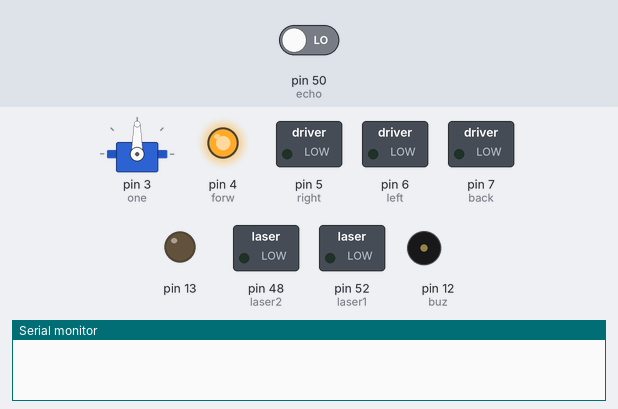
Bench run of a sketch on a simulated Arduino Mega 2560, built with avr-gcc and run on an emulated ATmega2560. Shown: servo, switched loads named in the sketch (green lamp = pin HIGH), output pins drawn as LEDs (lit = HIGH), buzzer (waves = sounding, pin HIGH), the last lines printed to the serial monitor. Inputs (shaded band) come from the test bench; at power-on: pin 50 (echo) LOW. Pins used as bus, display or sensor lines are not drawn. At 5.4 s the program stops and its outputs stay as they are.

Above: at 0.1 s.
At 4.9 s:
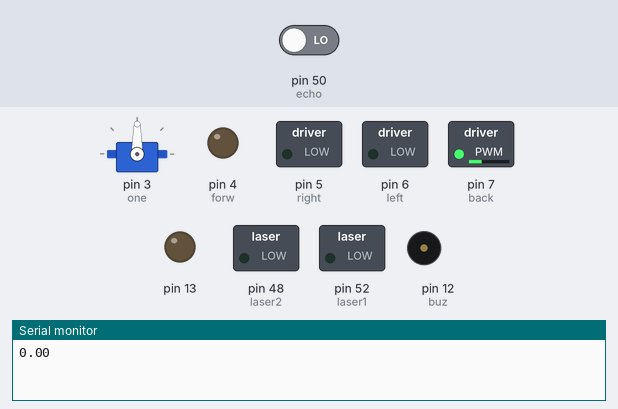
At 5.4 s:
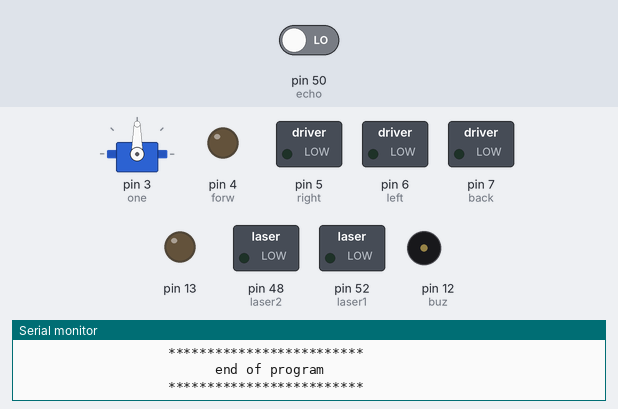
Timing chart, 0 to 6.9 s (numbered marks = the images above):
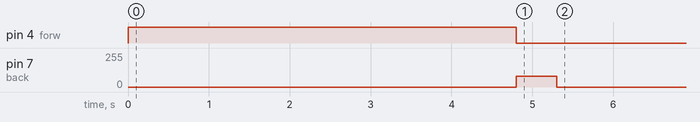

The sketch:

movement_testing.ino
```cpp
#include <Servo.h>
Servo one;

int buz = 12;
int laser1 = 52;
int laser2 = 48;
const int trig = 51, echo = 50, vcc = 53;
float duration, dist;

const int forw = 4;
const int back = 7;
const int left = 6;
const int right = 5;


void setup() {

  Serial.begin(9600);
  pinMode(13, OUTPUT); digitalWrite(13, LOW);
  pinMode(trig, OUTPUT);
  pinMode(vcc, OUTPUT);
  pinMode(echo, INPUT);
  pinMode (laser1, OUTPUT);
  pinMode (laser2, OUTPUT);
  pinMode (buz, OUTPUT);
  one.attach(3);

  pinMode(forw, OUTPUT);
  pinMode(back, OUTPUT);
  pinMode(left, OUTPUT);
  pinMode(right, OUTPUT);


  //light pins

  one.write(0);
}


/************************************************


                   LOOP


************************************************/

void loop()
{
  basic();
/*

  one.write(0);
  delay(2000);

  one.write(90);
  delay(2000);

  one.write(180);
  delay(2000);

  one.write(0);
  deci();
  turn_around();
  // testing();
  shutdown1();
*/}


/************************************************


                   TESTING


************************************************/

void testing() {

  accel();
  delay(3000);
  kill();
  delay(3000);
  movs();
  delay(3000);
  kill();
}

void basic()
{

one.write(90);
  accel();delay(400);
  int b=meas();
  if(b<30)
  {
    kill();
    rev();delay(500);
    kill();
  shutdown1();
  }

}
void test1()
{
//f1:{ accel();     check();}

/*f2:( movf();   check(););
f3: (movm();   check(););
f4: (movs();   check(););
f5: (kill(); check(););
*/
}

/*
void check()
{
  float dis = meas();
  if (dist > 50) {
    goto f1;
  }
  if (dis <= 50 && dis >= 40)  {
    goto f2;
  }
  if (dis <= 39 && dis >= 30) {
    goto f3;
  }
  if (dis <= 29 && dis >= 20) {
    goto f4;
  }
  if (dis <= 20 && dis >= 15) {
    goto f5;
  }
  if (dis <= 14 && dis >= 10) {

  }
  if (dis <= 9 && dis >= 5) {
    goto turn;
}  }*/


void deci()
{
  int n[2] = {0, 0};

  one.write(180);
  n[0] = meas();
  one.write(0);
  n[1] = meas();

  Serial.print(n[0]);  Serial.println("   ");  Serial.println(n[1]);

  if (n[0] > n[1] && n[0] > 20)
  {
    go_left();  Serial.print("going left");
  }
  else if (n[0] < n[1] && n[1] > 20)
  {
    go_right(); Serial.print("going right");
  }
  else
  {
    turn_around(); Serial.print("about turn");
  }


}
void go_left() {
  tl();
  delay(1000);
  track();

}
void go_right() {
  tr();
  delay(1000);
  track();

}
void turn_around() {
  rev(); delay(400); kill();
  tl(); rev(); delay(500); kill();track();
  tr(); movs(); delay(500); kill();track();
  tl(); rev(); delay(500); kill();track();
  tr(); movs(); delay(500); kill();track();


}

void tl() {
  digitalWrite(left, HIGH);
}
void tr() {
  digitalWrite(right, HIGH);
}
void track() {
  digitalWrite(left, LOW);
  digitalWrite(right, LOW);

}


/************************************************


                   MOTOR


************************************************/

void accel() {
  digitalWrite(forw, HIGH);
}
void movf()
{
  analogWrite(forw, 200);
}
void movm() {
  analogWrite(forw, 100);
}
void movs() {
  analogWrite(forw, 80);
}

void rev() {
  int vel = 80;
  analogWrite(back, vel);
}
void kill() {
  digitalWrite(forw, LOW);
  digitalWrite(back, LOW);
}


/************************************************


                   USS


************************************************/


float nut()
{
  digitalWrite(trig, HIGH);
  digitalWrite(vcc, HIGH);
  delay(100);
  digitalWrite(trig, LOW);
  duration = pulseIn(echo, HIGH);
  dist = duration / 58;
  return dist;
}

float meas()
{
  float av = 0;
  for (int k = 0; k <= 3; k++)
  {
    dist = nut();//  Serial.println(dist);
    if (k == 2)
    {
      av = dist;
    }
  } Serial.println(av);
  return av;
}


/************************************************


                   servo


************************************************/
void scan()
{
  one.write(0);
  for (int i = 0; i <= 90; i + 5)
  { one.write(i); delay(100);
  }
  one.write(0);
  //beep();
}
/*
  void scan1()
  {
  one.write(20); meas(); light(); beep(); lightoff();
  delay(1000);
  one.write(90); meas(); light(); beep(); lightoff();
  delay(1000);
  one.write(180); meas(); light(); beep(); lightoff();
  delay(1000);
  one.write(90); meas(); light(); beep(); lightoff();
  delay(1000);
  }*/
/************************************************


                   MISC


************************************************/
void shutdown1()
{
  Serial.println();
  Serial.println();
  Serial.println();
  Serial.println ("                   *************************");
  Serial.println ("                         end of program ");
  Serial.println ("                   *************************");
  while (1);
}
```

Measured:
- by itself, pin 4 (forw): LOW → HIGH at 0.00 s, → LOW 4.8 s later
- by itself, pin 7 (back): 0/255 → 80/255 at 4.8 s, → 0/255 0.50 s later
